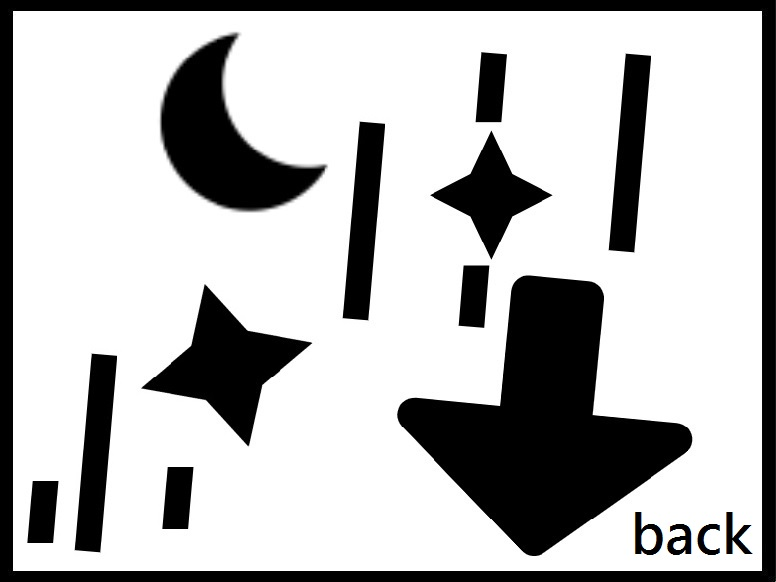
#> input picture back.jpg, 776 x 582 px
$ python -i signDetectionLib.py   (imports and definitions only)
#> lines starting #> are read from the running program, lines starting #| are printed output that depends on the picture; after the words box and inside, x2 and y2 are one past the last pixel; in counts of white or black regions, pixels touching at a corner belong together
#> further down, picture is the input picture: shape (582, 776, 3); mean B, G, R 186.1, 186.2, 186.2
import time
import cv2
import numpy as np
import os

#Frame width & Height
w=320
h=240

match = -1
font = cv2.FONT_HERSHEY_SIMPLEX

#Reference Images Display name & Original Name

ReferenceImages = ["left.jpg","right.jpg","back.jpg", "start.jpg", "stop.jpg", "magic.jpg"]
ReferenceTitles = ["Left", "Right", "Back", "Start", "Stop", "VTC STEM"]

#define class for References Images
class Symbol:
    def __init__(self):
        self.img = 0
        self.name = 0

#define class instances (6 objects for 6 different images)
symbol= [Symbol() for i in range(6)]

# [73 lines left out: functions readRefImages, order_points, four_point_transform, auto_canny, not called in this run]


def resize_and_threshold_warped(image):
        #Resize the corrected image to proper size & convert it to grayscale
        #warped_new =  cv2.resize(image,(w/2, h/2))
        warped_new_gray = cv2.cvtColor(image, cv2.COLOR_BGR2GRAY)

        #Smoothing Out Image
        blur = cv2.GaussianBlur(warped_new_gray,(5,5),0)
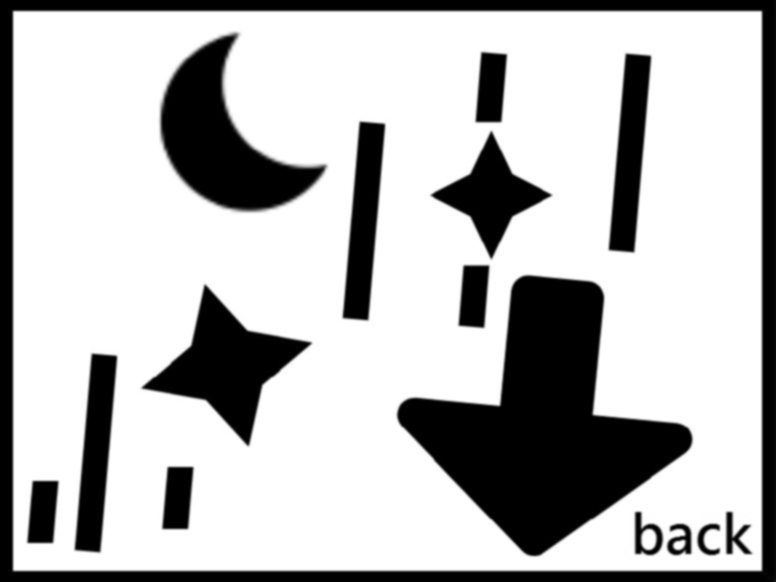
#> blur: shape (582, 776); min 0, max 255, mean 186.1

        #Calculate the maximum pixel and minimum pixel value & compute threshold
        min_val, max_val, min_loc, max_loc = cv2.minMaxLoc(blur)
#> min_val = 0; max_val = 255; min_loc = (0, 0); max_loc = (18, 13)
        threshold = (min_val + max_val)/2
#> threshold = 127.5

        #Threshold the image
        ret, warped_processed = cv2.threshold(warped_new_gray, threshold, 255, cv2.THRESH_BINARY)
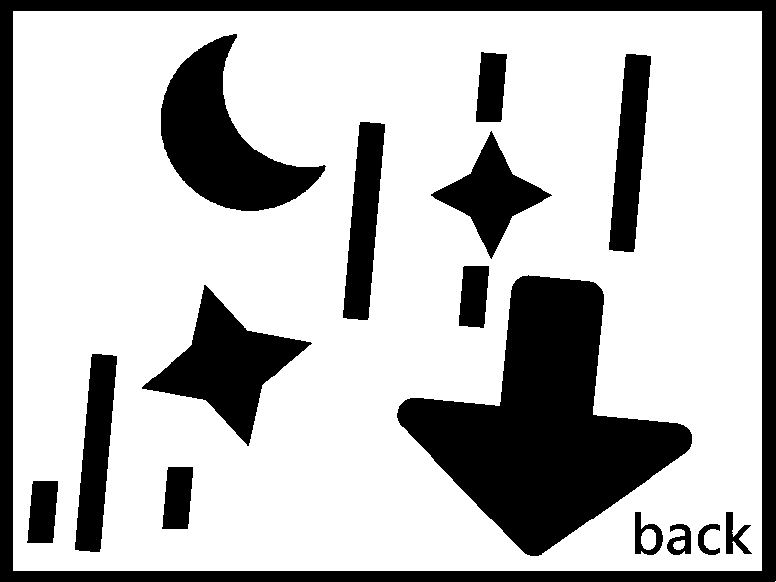
#> warped_processed: shape (582, 776); 73% white; 16 black regions, largest, box (x1, y1, x2, y2) and area: (397, 275, 692, 556) 38116, (0, 0, 776, 582) 32191, (161, 34, 326, 211) 12968
#> ret = 127

        #return the thresholded image
        return warped_processed

# [39 lines left out: function checkImage, not called in this run]

>>> import cv2
>>> picture = cv2.imread('back.jpg')
>>> result = resize_and_threshold_warped(picture)
